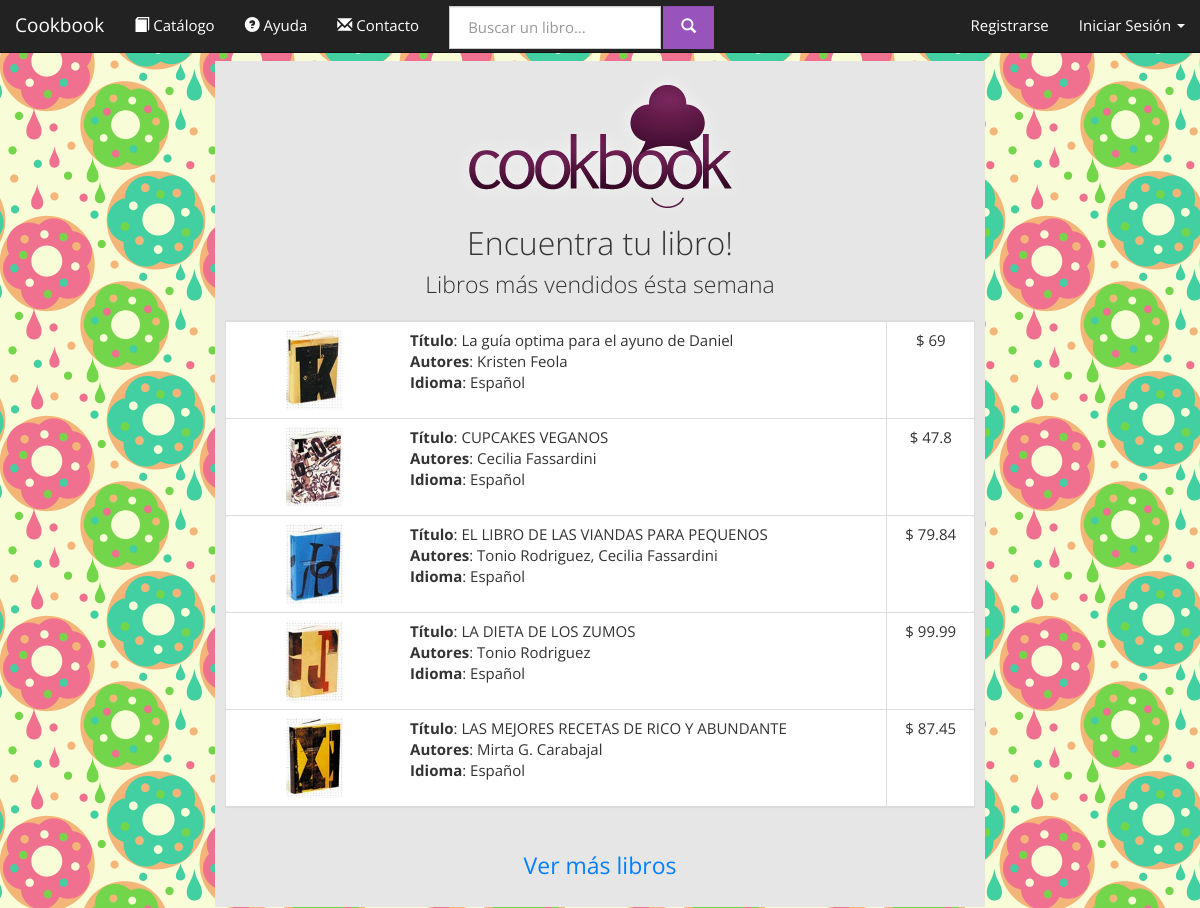
/cookbooks.com.ar/index.php, run on an earlier commit of the app's database.
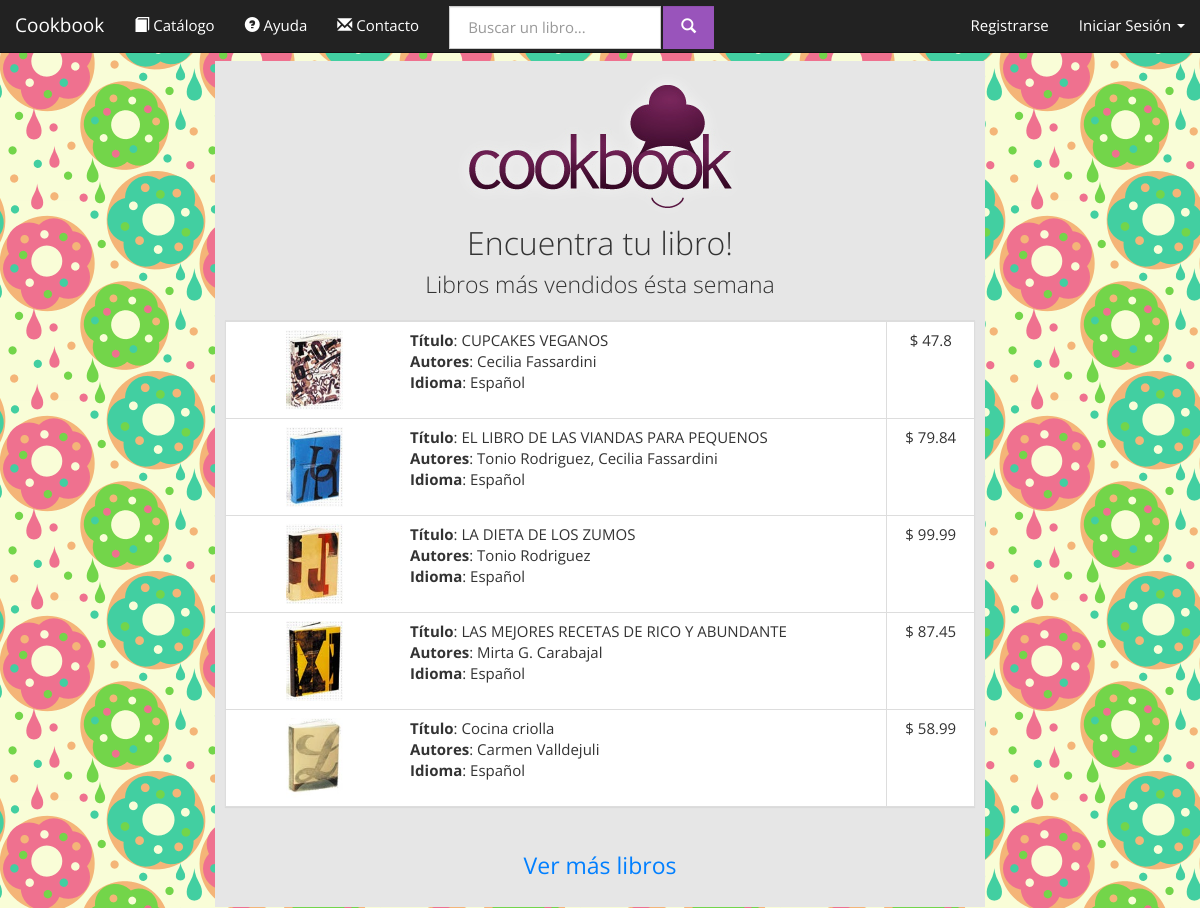
And on a later commit of the database.
### tables this page shows
CREATE TABLE IF NOT EXISTS `libros` (
  `ISBN` varchar(10) NOT NULL DEFAULT '',
  `titulo` varchar(50) NOT NULL DEFAULT '',
  `IDIOMA` varchar(40) NOT NULL DEFAULT '',
  `paginas` int(11) NOT NULL DEFAULT '0',
  `precio` float NOT NULL DEFAULT '0',
  `fecha` date NOT NULL DEFAULT '0000-00-00',
  `etiquetas` varchar(100) NOT NULL DEFAULT '',
  `texto` text,
  `tapa` text,
  `eliminado` tinyint(1) NOT NULL DEFAULT '0',
  `hidden` tinyint(1) NOT NULL,
  PRIMARY KEY (`ISBN`)
);

### cookbooks.com.ar/database.php (called while the page is built, shortened)
<?php
class Conexion {
	private $hostname = 'localhost';
	private $port = '8080';
	private $username = 'root';
	private $password = 'F3Dericcio';
	private $dbname = 'cookbookg32';
	private $dbh;
	function conectar(){
		try {
			$this->dbh = new PDO("mysql:host=$this->hostname;dbname=$this->dbname;port=$this->port", $this->username, $this->password, array(PDO::MYSQL_ATTR_INIT_COMMAND => "SET NAMES utf8"));
			return true;
		} catch(PDOException $e) {
			return false;
		}
	}
	function query($statement){
		return $this->dbh->query($statement);
	}
}
class Users{
	static private $conexion;
	static private $initialized = FALSE;
	static function initialize(){
		if (self::$initialized) return;
		self::$conexion = new Conexion;
		self::$initialized = TRUE;
	}
	static function getUserLogin(){
		if (isset($_SESSION['username'])){
			$username = $_SESSION['username'];
			$info = self::$conexion->query("SELECT * FROM usuarios WHERE username='$username' ");
			if ($info->rowCount() == 1){
				$array = $info->fetch(PDO::FETCH_ASSOC);
				return new User($array);
			}else return NULL;
		}else{
			return NULL;
		}
	}
}
class Books{
	static private $conexion;
	static function initialize(){
		self::$conexion = new Conexion;
	}
	static function getBestSellers($cantidad){
		$result = self::$conexion->query("
			SELECT L.ISBN, L.titulo, GROUP_CONCAT(E.id_autor) as autores, L.paginas, L.precio, L.IDIOMA, L.fecha, L.etiquetas, L.texto, L.tapa, L.eliminado, L.hidden
			FROM libros L
			LEFT JOIN escribe E ON (L.ISBN=E.isbn)
			WHERE (L.eliminado=0 AND L.hidden=0)
			Group by L.ISBN
			LIMIT $cantidad
		");
		$resultado = Array();
		if ($result){
			$books = $result->fetchAll(PDO::FETCH_ASSOC);
			foreach ($books as $num => $bookInfo) {
				array_push($resultado, new Book($bookInfo));
			}
		}
		return (Array)$resultado;
	}
}
class Book{
	private	$ISBN, $OLD_ISBN,
			$titulo,
			$paginas,
			$precio,
			$idioma,
			$fecha,
			$etiquetas,
			$texto,
			$tapa,
			$eliminado,
			$oculto,
			$autores;
	function __construct($param){
		$this->ISBN = $param['ISBN'];
		$this->titulo = $param['titulo']? $param['titulo']:'';
		$this->precio = $param['precio']? $param['precio']:'0';
		$this->idioma= $param['IDIOMA']? $param['IDIOMA']:'';
		$this->tapa = $param['tapa']? $param['tapa']:'';
		$this->autores = $param['autores']? $param['autores']:'';
	}
	function getISBN(){
		return $this->ISBN;
	}
	function getTitulo(){
		return $this->titulo;
	}
	function getAutores(){
		$autores_ids = explode(",", $this->autores);
		$result= Array();
		foreach ($autores_ids as $key => $value) {
			$autor = Authors::getAuthor($value);
			if ($autor)	array_push($result, $autor);
		}
		return $result;
	}
	function getPrecio(){
		return $this->precio;
	}
	function getIdioma(){
		return $this->idioma;
	}
	function getTapa($crudo = false){
		if ($crudo){
			return $this->tapa;
		}else{
			if(is_file("books/img/tapas/".$this->tapa)){
				return $this->tapa;
			}else{
				return "_DEFAULT_.jpg";
			}
		}
	}
}
class Authors{
	static private $initialized = FALSE;
	static private $conexion;
	private static function initialize(){
		if (self::$initialized) return;
		self::$conexion = new Conexion;
		self::$initialized = TRUE;
	}
	public static function getAuthor($ID){
		$result = self::$conexion->query("
			SELECT *
			FROM autor
			WHERE (ID=$ID)AND(eliminado=0)
			LIMIT 1
		");
		if ($result && $result->rowCount()>0) return new Author($result->fetch(PDO::FETCH_ASSOC));
		else return NULL;
	}
}
class Author{
	private	$ID,
			$nombre,
			$apellido,
			$fecha_nacimiento,
			$lugar_nacimiento,
			$eliminado;
	function __construct($params){
		$this->nombre = $params['nombre']? $params['nombre']: "";
		$this->apellido = $params['apellido']? $params['apellido']:"";
	}
	function getNombreApellido(){
		return $this->nombre.' '.$this->apellido;
	}
}
		?>

### cookbooks.com.ar/index.php (the view, shortened to what this page needs)
<?php include_once('database.php'); ?>
<!DOCTYPE html>
<html lang="es">
    <head>
        <link href="bootstrap-3.1.1-dist/css/bootstrap_Cosmo.css" rel="stylesheet" media="screen">
    </head>
    <body>
        <?php include_once('navigation.php'); ?>
        <div class="container-fluid text-center">
            <div class="row">
                <div class="col-md-2">
                </div>
                <div class="col-md-8">
                    <div class="jumbotron" style="padding: 10px">
                        <img src="website/img/logo.png" class="center-block img-responsive" />
                        <h2 style="margin: 0; padding: 4px">Encuentra tu libro!</h2>
                        <p style="padding: 4px">
                            Libros más vendidos ésta semana<br />
                        </p>
                        <div class="panel panel-default">
                            <?php
                            	$books = Books::getBestSellers(5);
							?>
							<table class='table table-bordered'>
								<?php
								foreach ($books as $key => $book) {	?>
									<tr >
										<td class="text-left resaltado" onclick="location='product.php?id=<?php echo $book->getISBN() ?>'">
											<div class="col-md-3"><img src="books/img/tapas/<?php echo $book->getTapa() ?>" class="img-rounded img-responsive" style="margin: 0 auto; height: 80px;"></div>
											<div class="col-md-9">
												<strong>Título</strong>: <?php echo $book->getTitulo(); ?></br>
												<strong>Autores</strong>:
													<?php
														$autores= $book->getAutores();
														$strautores = "";
														foreach ($autores as $key => $value){
															$strautores.=$value->getNombreApellido().", ";
														}
														echo substr($strautores, 0, -2);
													?>
												<strong>Idioma</strong>: <?php echo $book->getIdioma(); ?>
											</div>
										</td>
										<td>$ <?php echo $book->getPrecio() ?><br>
										</td>
									</tr>
									<?php
								}
								?>
							</table>
                        </div>
                        <br />
                        <p><a href="books.php" class=" btn-link" role="button">Ver más libros</a></p>
                    </div>
                </div>
                <div class="col-md-2">
                </div>
            </div>
        </div>
    </body>
</html>

### cookbooks.com.ar/navigation.php (shortened to what this page needs)
<?php include_once('database.php'); ?>
<div id ="navigationWrapper">
	<nav class="navbar navbar-default navbar-fixed-top" role="navigation">
	  <div class="container-fluid">
	    <div class="navbar-header">
	      <a class="navbar-brand" href="./">Cookbook</a>
	    </div>
	    <div class="collapse navbar-collapse" id="bs-navbar-collapse-1">
	    	<div class="">
				<ul class="nav navbar-nav">
					<li><a href="books.php" ><span class="glyphicon glyphicon-book"></span> Catálogo</a></li>
		        	<li><a href="help.php"><span class="glyphicon glyphicon-question-sign"></span> Ayuda</a></li>
		        	<li><a href="contact.php"><span class="glyphicon glyphicon-envelope"></span> Contacto</a></li>
				</ul>
			</div>
			<div class="">
				<form class="navbar-form navbar-left" action="books.php" method="get" role="search">
					<div class="form-group" style="padding-top: 2px; padding-bottom: 0px;">
						<input type="text" name="query" class=" form-control" placeholder="Buscar un libro..." >
						<button type="submit" class="btn btn-info form-control" style="margin-left: -2px;" ><span class="glyphicon glyphicon-search"></span> </button>
					</div>
				</form>
				<ul class="nav navbar-nav navbar-right">
					<?php
					if ($user = Users::getUserLogin()){
					?>
				            <?php
				            if (!$user->getIsAdministrator()){
				            ?>
					            <li class="dropdown">
					                <a id="cartButton" href="#" class="btn btn-default dropdown-toggle" data-toggle="dropdown" rel="tooltip" data-placement="bottom" title="Ver carrito" data-loading-text="Espere...">
					                    <span class="badge" id="cartSize"><?php echo Cart::sizeCart() ?></span> <span class="glyphicon glyphicon-shopping-cart"></span>
					                </a>
					                <?php if (Cart::sizeCart()>0){ ?>
					                <ul id="cartMenu" class="dropdown-menu dropdown-menu-right" role="menu">
					                	<?php Cart::printCartHTML(); ?>
					                </ul>
					                <?php } ?>
					            </li>
				            <?php
							}
							?>
				            <li class="dropdown">
				                <a href="#" class="dropdown-toggle" data-toggle="dropdown"><span class="glyphicon glyphicon-user"></span>&nbsp;<?php echo $user->getUsername(); ?>&nbsp;<b class="caret"></b></a>
				                <ul class="dropdown-menu">
				                	<?php if ($user->getIsAdministrator()){ ?>
				                		<li><a href="admin_users.php"><span class="glyphicon glyphicon-user"></span>&nbsp;&nbsp;&nbsp;Administrar usuarios</a></li>
				                		<li class="divider"></li>
				                		<li><a href="admin_books.php"><span class="glyphicon glyphicon-book"></span>&nbsp;&nbsp;&nbsp;Administrar libros</a></li>
				                		<li class="divider"></li>
				                		<li><a href="admin_authors.php"><span class="glyphicon glyphicon-tag"></span>&nbsp;&nbsp;&nbsp;Administrar autores</a></li>
					                    <li class="divider"></li>
				                	<?php }else{ ?>
					                    <li><a href="history.php"><span class="glyphicon glyphicon-time"></span>&nbsp;&nbsp;&nbsp;Ver el estado de mis compras</a></li>
					                    <li class="divider"></li>
					                    <li><a href="profile.php"><span class="glyphicon glyphicon-wrench"></span>&nbsp;&nbsp;&nbsp;Editar perfil</a></li>
					                    <li class="divider"></li>
				                    <?php } ?>
				                    <li><a href="logout.php"><span class="glyphicon glyphicon-off"></span>&nbsp;&nbsp;&nbsp;Cerrar sesión</a></li>
				                </ul>
				            </li>
		            <?php
		            }else{ ?>
				        <li><a href="register.php">Registrarse</a></li>
				        <li class="dropdown">
				        	<a id="loginDropdown" href="#" class="dropdown-toggle" data-toggle="dropdown" > Iniciar Sesión <b class="caret"></b></a>
				    	</li>
			    	<?php } ?>
				</ul>
			</div>
	    </div>
	  </div>
	</nav>
	<p style="height: 50px"></p>
</div>

### cookbooks.com.ar/index.php (style rules this page uses)
body { background-image: url('website/img/779730.png'); }

What changed in the data, as far as the page shows it:
no longer on this page (row edited): libros: tapa (picture), titulo "La guía optima para el ayuno de Daniel", strautores "Kristen Feola", IDIOMA "Español", precio "69"
now on this page (row unchanged): libros: tapa (picture), titulo "Cocina criolla", strautores "Carmen Valldejuli", IDIOMA "Español", precio "58.99"
